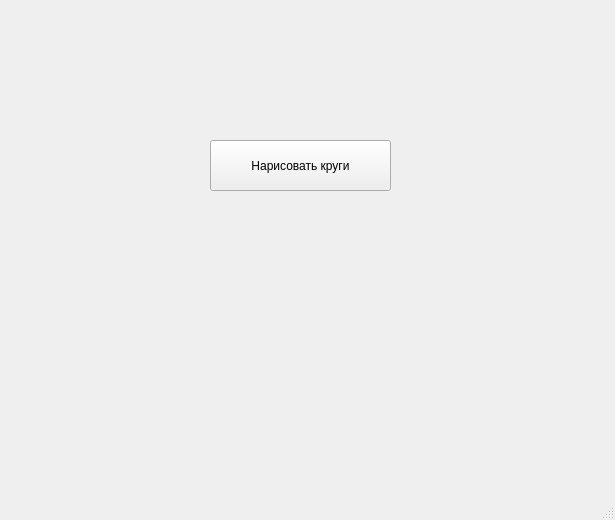
<?xml version="1.0" encoding="UTF-8"?>
<ui version="4.0">
 <class>MainWindow</class>
 <widget class="QMainWindow" name="MainWindow">
  <property name="geometry">
   <rect>
    <x>0</x>
    <y>0</y>
    <width>615</width>
    <height>520</height>
   </rect>
  </property>
  <property name="windowTitle">
   <string>MainWindow</string>
  </property>
  <widget class="QWidget" name="centralwidget">
   <widget class="QPushButton" name="pushButton">
    <property name="geometry">
     <rect>
      <x>210</x>
      <y>140</y>
      <width>181</width>
      <height>51</height>
     </rect>
    </property>
    <property name="text">
     <string>Нарисовать круги</string>
    </property>
   </widget>
  </widget>
  <widget class="QMenuBar" name="menubar">
   <property name="geometry">
    <rect>
     <x>0</x>
     <y>0</y>
     <width>615</width>
     <height>21</height>
    </rect>
   </property>
  </widget>
  <widget class="QStatusBar" name="statusbar"/>
 </widget>
 <resources/>
 <connections/>
</ui>
